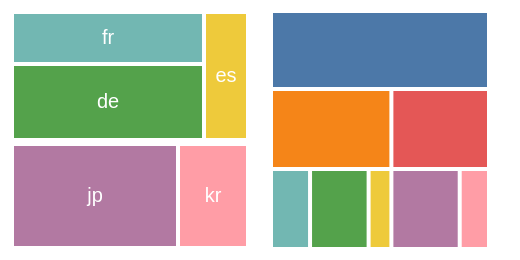

Vega-Lite specification stored for this chart:
### Vega specification from a JSON file in a GitHub repository (floating-point values rounded to 4 significant figures)
{"$schema": "https://vega.github.io/schema/vega/v6.json", "description": "One tree drawn twice: a squarified treemap sized by value, and an icicle plot beside it where every level gets an equal band.", "width": 250, "height": 120, "padding": 5, "data": [{"name": "tree", "values": [{"id": "all", "parent": null, "size": 0, "label": ""}, {"id": "eu", "parent": "all", "size": 0, "label": "eu"}, {"id": "as", "parent": "all", "size": 0, "label": "as"}, {"id": "fr", "parent": "eu", "size": 12, "label": "fr"}, {"id": "de", "parent": "eu", "size": 18, "label": "de"}, {"id": "es", "parent": "eu", "size": 7, "label": "es"}, {"id": "jp", "parent": "as", "size": 21, "label": "jp"}, {"id": "kr", "parent": "as", "size": 9, "label": "kr"}]}, {"name": "boxes", "source": "tree", "transform": [{"type": "stratify", "key": "id", "parentKey": "parent"}, {"type": "treemap", "field": "size", "size": [120, 120], "paddingInner": 2, "paddingOuter": 1, "round": true}, {"type": "filter", "expr": "datum.children === 0"}]}, {"name": "icicle", "source": "tree", "transform": [{"type": "stratify", "key": "id", "parentKey": "parent"}, {"type": "partition", "field": "size", "size": [110, 120], "padding": 1}, {"type": "formula", "expr": "datum.x0 + 130", "as": "px0"}, {"type": "formula", "expr": "datum.x1 + 130", "as": "px1"}]}], "scales": [{"name": "colour", "type": "ordinal", "domain": {"data": "tree", "field": "label"}, "range": {"scheme": "tableau10"}}], "marks": [{"type": "rect", "from": {"data": "boxes"}, "encode": {"enter": {"x": {"field": "x0"}, "x2": {"field": "x1"}, "y": {"field": "y0"}, "y2": {"field": "y1"}, "fill": {"scale": "colour", "field": "label"}}}}, {"type": "text", "from": {"data": "boxes"}, "encode": {"enter": {"x": {"signal": "(datum.x0 + datum.x1) / 2"}, "y": {"signal": "(datum.y0 + datum.y1) / 2"}, "text": {"field": "label"}, "align": {"value": "center"}, "baseline": {"value": "middle"}, "fontSize": {"value": 10}, "fill": {"value": "#ffffff"}}}}, {"type": "rect", "from": {"data": "icicle"}, "encode": {"enter": {"x": {"field": "px0"}, "x2": {"field": "px1"}, "y": {"field": "y0"}, "y2": {"field": "y1"}, "fill": {"scale": "colour", "field": "label"}, "stroke": {"value": "#ffffff"}, "strokeWidth": {"value": 1}}}}]}
